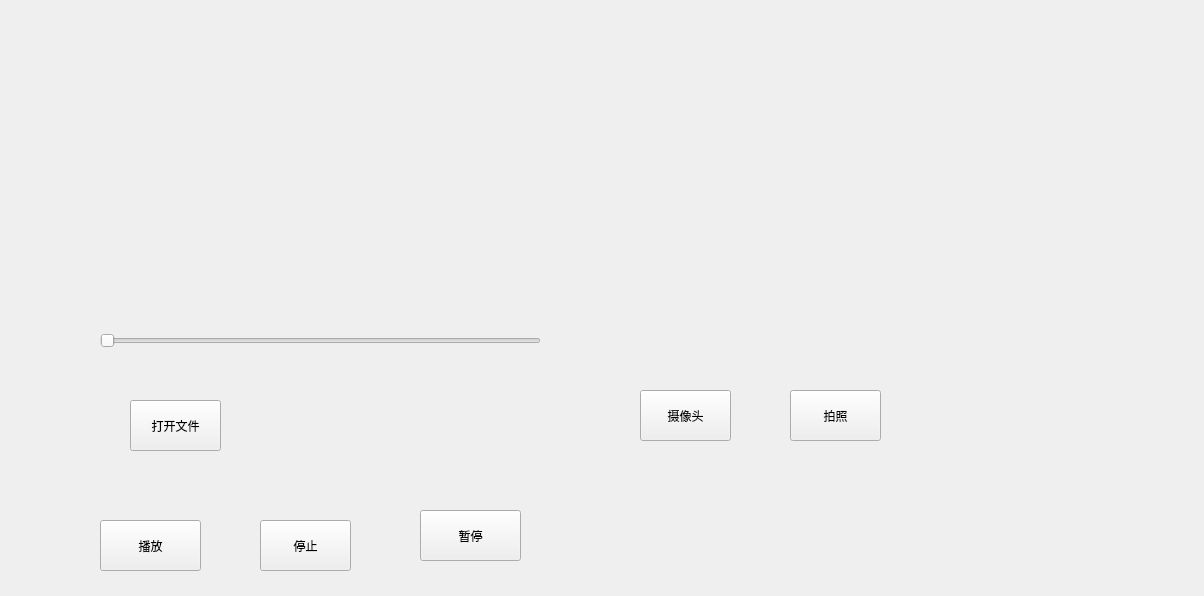
<?xml version="1.0" encoding="UTF-8"?>
<ui version="4.0">
 <class>video</class>
 <widget class="QMainWindow" name="video">
  <property name="geometry">
   <rect>
    <x>0</x>
    <y>0</y>
    <width>1204</width>
    <height>596</height>
   </rect>
  </property>
  <property name="windowTitle">
   <string>video</string>
  </property>
  <widget class="QWidget" name="centralWidget">
   <widget class="QSlider" name="horizontalSlider">
    <property name="geometry">
     <rect>
      <x>100</x>
      <y>320</y>
      <width>441</width>
      <height>41</height>
     </rect>
    </property>
    <property name="orientation">
     <enum>Qt::Horizontal</enum>
    </property>
   </widget>
   <widget class="QPushButton" name="video_start">
    <property name="geometry">
     <rect>
      <x>100</x>
      <y>520</y>
      <width>101</width>
      <height>51</height>
     </rect>
    </property>
    <property name="text">
     <string>播放</string>
    </property>
   </widget>
   <widget class="QPushButton" name="camera_take">
    <property name="geometry">
     <rect>
      <x>790</x>
      <y>390</y>
      <width>91</width>
      <height>51</height>
     </rect>
    </property>
    <property name="text">
     <string>拍照</string>
    </property>
   </widget>
   <widget class="QLabel" name="camera">
    <property name="geometry">
     <rect>
      <x>560</x>
      <y>20</y>
      <width>631</width>
      <height>321</height>
     </rect>
    </property>
    <property name="text">
     <string/>
    </property>
   </widget>
   <widget class="QPushButton" name="fileopen">
    <property name="geometry">
     <rect>
      <x>130</x>
      <y>400</y>
      <width>91</width>
      <height>51</height>
     </rect>
    </property>
    <property name="text">
     <string>打开文件</string>
    </property>
   </widget>
   <widget class="QPushButton" name="video_stop">
    <property name="geometry">
     <rect>
      <x>260</x>
      <y>520</y>
      <width>91</width>
      <height>51</height>
     </rect>
    </property>
    <property name="text">
     <string>停止</string>
    </property>
   </widget>
   <widget class="QPushButton" name="video_pause">
    <property name="geometry">
     <rect>
      <x>420</x>
      <y>510</y>
      <width>101</width>
      <height>51</height>
     </rect>
    </property>
    <property name="text">
     <string>暂停</string>
    </property>
   </widget>
   <widget class="QPushButton" name="camera_button">
    <property name="geometry">
     <rect>
      <x>640</x>
      <y>390</y>
      <width>91</width>
      <height>51</height>
     </rect>
    </property>
    <property name="text">
     <string>摄像头</string>
    </property>
   </widget>
  </widget>
 </widget>
 <layoutdefault spacing="6" margin="11"/>
 <resources/>
 <connections/>
</ui>
